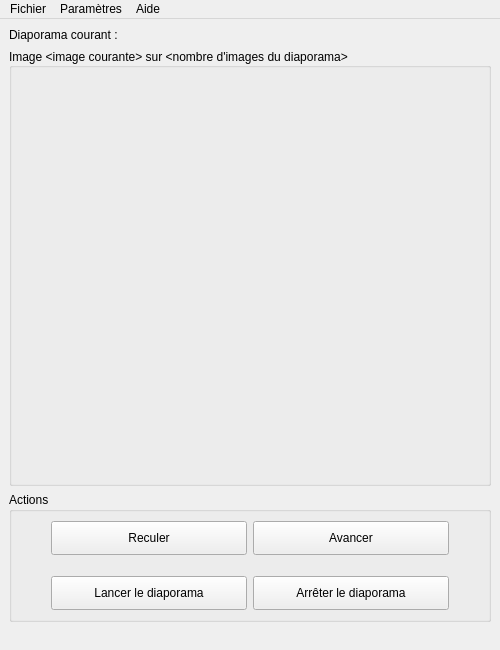
<?xml version="1.0" encoding="UTF-8"?>
<ui version="4.0">
 <class>lecteurvue</class>
 <widget class="QMainWindow" name="lecteurvue">
  <property name="geometry">
   <rect>
    <x>0</x>
    <y>0</y>
    <width>500</width>
    <height>650</height>
   </rect>
  </property>
  <property name="minimumSize">
   <size>
    <width>500</width>
    <height>650</height>
   </size>
  </property>
  <property name="windowTitle">
   <string>Lecteur de diaporama</string>
  </property>
  <property name="styleSheet">
   <string notr="true">/* Désactive la bordure ajoutée après les widgets dans la barre d'état */
QStatusBar::item { border: 0px solid black }; </string>
  </property>
  <widget class="QWidget" name="centralwidget">
   <layout class="QVBoxLayout" name="verticalLayout">
    <item>
     <widget class="QLabel" name="labelDiapoCourant">
      <property name="sizePolicy">
       <sizepolicy hsizetype="Preferred" vsizetype="Preferred">
        <horstretch>0</horstretch>
        <verstretch>0</verstretch>
       </sizepolicy>
      </property>
      <property name="maximumSize">
       <size>
        <width>16777215</width>
        <height>50</height>
       </size>
      </property>
      <property name="text">
       <string>Diaporama courant : &lt;intitulé du diaporama courant&gt;</string>
      </property>
     </widget>
    </item>
    <item>
     <widget class="QGroupBox" name="groupBoxImages">
      <property name="layoutDirection">
       <enum>Qt::LeftToRight</enum>
      </property>
      <property name="title">
       <string>Image &lt;image courante&gt; sur &lt;nombre d'images du diaporama&gt;</string>
      </property>
      <property name="alignment">
       <set>Qt::AlignLeading|Qt::AlignLeft|Qt::AlignVCenter</set>
      </property>
      <property name="flat">
       <bool>false</bool>
      </property>
      <property name="checkable">
       <bool>false</bool>
      </property>
      <property name="checked">
       <bool>false</bool>
      </property>
      <layout class="QVBoxLayout" name="verticalLayout_3" stretch="0">
       <property name="spacing">
        <number>0</number>
       </property>
       <property name="sizeConstraint">
        <enum>QLayout::SetDefaultConstraint</enum>
       </property>
       <property name="leftMargin">
        <number>0</number>
       </property>
       <property name="topMargin">
        <number>0</number>
       </property>
       <property name="rightMargin">
        <number>0</number>
       </property>
       <property name="bottomMargin">
        <number>0</number>
       </property>
       <item>
        <widget class="QLabel" name="labelImage">
         <property name="sizePolicy">
          <sizepolicy hsizetype="Expanding" vsizetype="Expanding">
           <horstretch>0</horstretch>
           <verstretch>0</verstretch>
          </sizepolicy>
         </property>
         <property name="styleSheet">
          <string notr="true"/>
         </property>
         <property name="text">
          <string/>
         </property>
         <property name="textFormat">
          <enum>Qt::AutoText</enum>
         </property>
         <property name="scaledContents">
          <bool>true</bool>
         </property>
         <property name="wordWrap">
          <bool>true</bool>
         </property>
        </widget>
       </item>
      </layout>
     </widget>
    </item>
    <item>
     <widget class="QGroupBox" name="groupBoxActions">
      <property name="sizePolicy">
       <sizepolicy hsizetype="Preferred" vsizetype="Preferred">
        <horstretch>0</horstretch>
        <verstretch>130</verstretch>
       </sizepolicy>
      </property>
      <property name="minimumSize">
       <size>
        <width>0</width>
        <height>0</height>
       </size>
      </property>
      <property name="maximumSize">
       <size>
        <width>16777215</width>
        <height>130</height>
       </size>
      </property>
      <property name="styleSheet">
       <string notr="true"/>
      </property>
      <property name="title">
       <string>Actions</string>
      </property>
      <layout class="QGridLayout" name="gridLayout_2">
       <item row="9" column="2">
        <widget class="QPushButton" name="btnArreter">
         <property name="enabled">
          <bool>true</bool>
         </property>
         <property name="maximumSize">
          <size>
           <width>16777215</width>
           <height>40</height>
          </size>
         </property>
         <property name="toolTip">
          <string>&lt;html&gt;&lt;head/&gt;&lt;body&gt;&lt;p&gt;Arrete le défilement automatique et passe le lecteur en mode manuel.&lt;/p&gt;&lt;/body&gt;&lt;/html&gt;</string>
         </property>
         <property name="text">
          <string>Arrêter le diaporama</string>
         </property>
        </widget>
       </item>
       <item row="3" column="0">
        <spacer name="horizontalSpacer_2">
         <property name="orientation">
          <enum>Qt::Horizontal</enum>
         </property>
         <property name="sizeType">
          <enum>QSizePolicy::Maximum</enum>
         </property>
         <property name="sizeHint" stdset="0">
          <size>
           <width>30</width>
           <height>20</height>
          </size>
         </property>
        </spacer>
       </item>
       <item row="3" column="3">
        <spacer name="horizontalSpacer">
         <property name="orientation">
          <enum>Qt::Horizontal</enum>
         </property>
         <property name="sizeType">
          <enum>QSizePolicy::Maximum</enum>
         </property>
         <property name="sizeHint" stdset="0">
          <size>
           <width>30</width>
           <height>20</height>
          </size>
         </property>
        </spacer>
       </item>
       <item row="4" column="1">
        <spacer name="verticalSpacer">
         <property name="orientation">
          <enum>Qt::Vertical</enum>
         </property>
         <property name="sizeType">
          <enum>QSizePolicy::Maximum</enum>
         </property>
         <property name="sizeHint" stdset="0">
          <size>
           <width>1</width>
           <height>15</height>
          </size>
         </property>
        </spacer>
       </item>
       <item row="9" column="1">
        <widget class="QPushButton" name="btnLancer">
         <property name="maximumSize">
          <size>
           <width>16777215</width>
           <height>40</height>
          </size>
         </property>
         <property name="toolTip">
          <string>&lt;html&gt;&lt;head/&gt;&lt;body&gt;&lt;p&gt;Lance le défilement automatique du diaporama.&lt;/p&gt;&lt;p&gt;Affiche la première image du diaporama si le lecteur est déjà en mode automatique.&lt;/p&gt;&lt;/body&gt;&lt;/html&gt;</string>
         </property>
         <property name="text">
          <string>Lancer le diaporama</string>
         </property>
        </widget>
       </item>
       <item row="3" column="1">
        <widget class="QPushButton" name="btnReculer">
         <property name="maximumSize">
          <size>
           <width>9999999</width>
           <height>40</height>
          </size>
         </property>
         <property name="toolTip">
          <string>&lt;html&gt;&lt;head/&gt;&lt;body&gt;&lt;p&gt;Affiche l'image précédente du diaporama courant. &lt;/p&gt;&lt;p&gt;Passe le lecteur en mode manuel s'il est actuellement en mode automatique.&lt;/p&gt;&lt;/body&gt;&lt;/html&gt;</string>
         </property>
         <property name="toolTipDuration">
          <number>1000</number>
         </property>
         <property name="text">
          <string>Reculer</string>
         </property>
         <property name="iconSize">
          <size>
           <width>16</width>
           <height>16</height>
          </size>
         </property>
        </widget>
       </item>
       <item row="3" column="2">
        <widget class="QPushButton" name="btnAvancer">
         <property name="maximumSize">
          <size>
           <width>16777215</width>
           <height>40</height>
          </size>
         </property>
         <property name="toolTip">
          <string>&lt;html&gt;&lt;head/&gt;&lt;body&gt;&lt;p&gt;Affiche l'image suivante du diaporama courant. &lt;/p&gt;&lt;p&gt;Passe le lecteur en mode manuel s'il est actuellement en mode automatique&lt;/p&gt;&lt;/body&gt;&lt;/html&gt;</string>
         </property>
         <property name="text">
          <string>Avancer</string>
         </property>
        </widget>
       </item>
      </layout>
     </widget>
    </item>
   </layout>
  </widget>
  <widget class="QMenuBar" name="menubar">
   <property name="geometry">
    <rect>
     <x>0</x>
     <y>0</y>
     <width>500</width>
     <height>23</height>
    </rect>
   </property>
   <property name="defaultUp">
    <bool>false</bool>
   </property>
   <property name="nativeMenuBar">
    <bool>true</bool>
   </property>
   <widget class="QMenu" name="menuFichier">
    <property name="title">
     <string>Fichier</string>
    </property>
    <addaction name="actionFichierChargerDiapo"/>
    <addaction name="actionFichierEnleverDiapo"/>
    <addaction name="separator"/>
    <addaction name="actionFichierQuitter"/>
   </widget>
   <widget class="QMenu" name="menuParam">
    <property name="title">
     <string>Paramètres</string>
    </property>
    <widget class="QMenu" name="menuVitesse">
     <property name="title">
      <string>Vitesse de défilement</string>
     </property>
     <addaction name="actionParamVitUn"/>
     <addaction name="actionParamVitDeux"/>
     <addaction name="actionParamVitTrois"/>
     <addaction name="separator"/>
     <addaction name="actionParamVitPerso"/>
    </widget>
    <addaction name="menuVitesse"/>
   </widget>
   <widget class="QMenu" name="menuAide">
    <property name="title">
     <string>Aide</string>
    </property>
    <addaction name="actionAideAPropos"/>
   </widget>
   <addaction name="menuFichier"/>
   <addaction name="menuParam"/>
   <addaction name="menuAide"/>
  </widget>
  <widget class="QStatusBar" name="statusbar">
   <property name="sizeGripEnabled">
    <bool>false</bool>
   </property>
  </widget>
  <action name="actionFichierQuitter">
   <property name="text">
    <string>Quitter</string>
   </property>
  </action>
  <action name="actionFichierChargerDiapo">
   <property name="text">
    <string>Charger un diaporama</string>
   </property>
  </action>
  <action name="actionFichierEnleverDiapo">
   <property name="text">
    <string>Enlever le diaporama</string>
   </property>
  </action>
  <action name="actionAideAPropos">
   <property name="text">
    <string>A propos de</string>
   </property>
  </action>
  <action name="actionParamVitUn">
   <property name="text">
    <string>1 seconde</string>
   </property>
  </action>
  <action name="actionParamVitDeux">
   <property name="text">
    <string>2 secondes</string>
   </property>
  </action>
  <action name="actionParamVitTrois">
   <property name="text">
    <string>3 secondes</string>
   </property>
  </action>
  <action name="actionParamVitPerso">
   <property name="text">
    <string>Vitesse personnalisée</string>
   </property>
  </action>
 </widget>
 <tabstops>
  <tabstop>btnReculer</tabstop>
  <tabstop>btnAvancer</tabstop>
  <tabstop>btnLancer</tabstop>
  <tabstop>btnArreter</tabstop>
 </tabstops>
 <resources/>
 <connections/>
</ui>
